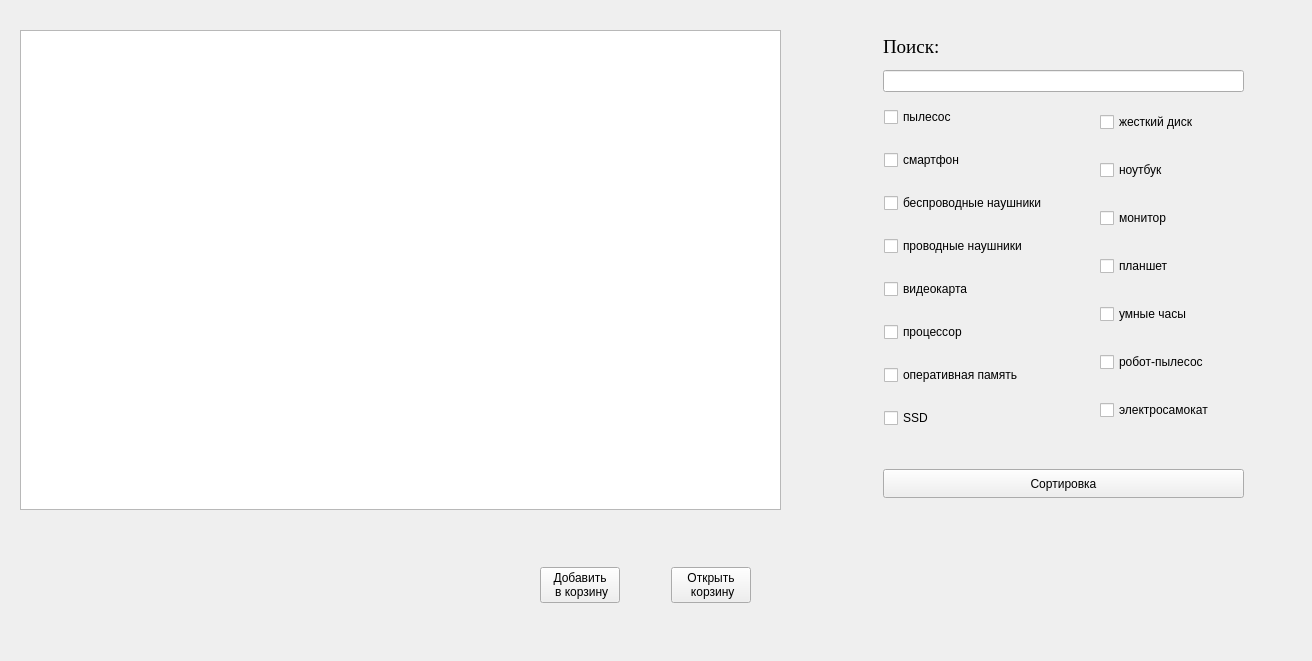
<?xml version="1.0" encoding="UTF-8"?>
<ui version="4.0">
 <class>User</class>
 <widget class="Abstract" name="User">
  <property name="geometry">
   <rect>
    <x>0</x>
    <y>0</y>
    <width>1312</width>
    <height>661</height>
   </rect>
  </property>
  <property name="minimumSize">
   <size>
    <width>1312</width>
    <height>661</height>
   </size>
  </property>
  <property name="maximumSize">
   <size>
    <width>1312</width>
    <height>661</height>
   </size>
  </property>
  <property name="windowTitle">
   <string>ASOI SHOP</string>
  </property>
  <widget class="QTableView" name="tableView">
   <property name="geometry">
    <rect>
     <x>20</x>
     <y>30</y>
     <width>761</width>
     <height>480</height>
    </rect>
   </property>
   <property name="font">
    <font>
     <family>Times New Roman</family>
    </font>
   </property>
  </widget>
  <widget class="QPushButton" name="SortingPushButton">
   <property name="geometry">
    <rect>
     <x>883</x>
     <y>469</y>
     <width>361</width>
     <height>29</height>
    </rect>
   </property>
   <property name="styleSheet">
    <string notr="true"/>
   </property>
   <property name="text">
    <string>Сортировка</string>
   </property>
  </widget>
  <widget class="QWidget" name="layoutWidget">
   <property name="geometry">
    <rect>
     <x>1100</x>
     <y>90</y>
     <width>141</width>
     <height>358</height>
    </rect>
   </property>
   <layout class="QVBoxLayout" name="verticalLayout_5">
    <item>
     <widget class="QCheckBox" name="checkBox_9">
      <property name="text">
       <string>жесткий диск</string>
      </property>
     </widget>
    </item>
    <item>
     <widget class="QCheckBox" name="checkBox_10">
      <property name="text">
       <string>ноутбук</string>
      </property>
     </widget>
    </item>
    <item>
     <widget class="QCheckBox" name="checkBox_11">
      <property name="text">
       <string>монитор</string>
      </property>
     </widget>
    </item>
    <item>
     <widget class="QCheckBox" name="checkBox_12">
      <property name="text">
       <string>планшет</string>
      </property>
     </widget>
    </item>
    <item>
     <widget class="QCheckBox" name="checkBox_13">
      <property name="text">
       <string>умные часы</string>
      </property>
     </widget>
    </item>
    <item>
     <widget class="QCheckBox" name="checkBox_14">
      <property name="text">
       <string>робот-пылесос</string>
      </property>
     </widget>
    </item>
    <item>
     <widget class="QCheckBox" name="checkBox_15">
      <property name="text">
       <string>электросамокат</string>
      </property>
     </widget>
    </item>
   </layout>
  </widget>
  <widget class="QWidget" name="layoutWidget">
   <property name="geometry">
    <rect>
     <x>884</x>
     <y>90</y>
     <width>209</width>
     <height>358</height>
    </rect>
   </property>
   <layout class="QVBoxLayout" name="verticalLayout_4">
    <item>
     <widget class="QCheckBox" name="checkBox">
      <property name="text">
       <string>пылесос</string>
      </property>
     </widget>
    </item>
    <item>
     <widget class="QCheckBox" name="checkBox_2">
      <property name="text">
       <string>смартфон</string>
      </property>
     </widget>
    </item>
    <item>
     <widget class="QCheckBox" name="checkBox_3">
      <property name="text">
       <string>беспроводные наушники</string>
      </property>
     </widget>
    </item>
    <item>
     <widget class="QCheckBox" name="checkBox_4">
      <property name="text">
       <string>проводные наушники</string>
      </property>
     </widget>
    </item>
    <item>
     <widget class="QCheckBox" name="checkBox_5">
      <property name="text">
       <string>видеокарта</string>
      </property>
     </widget>
    </item>
    <item>
     <widget class="QCheckBox" name="checkBox_6">
      <property name="text">
       <string>процессор</string>
      </property>
     </widget>
    </item>
    <item>
     <widget class="QCheckBox" name="checkBox_7">
      <property name="text">
       <string>оперативная память</string>
      </property>
     </widget>
    </item>
    <item>
     <widget class="QCheckBox" name="checkBox_8">
      <property name="text">
       <string>SSD</string>
      </property>
     </widget>
    </item>
   </layout>
  </widget>
  <widget class="QWidget" name="layoutWidget">
   <property name="geometry">
    <rect>
     <x>883</x>
     <y>29</y>
     <width>361</width>
     <height>63</height>
    </rect>
   </property>
   <layout class="QVBoxLayout" name="verticalLayout">
    <item>
     <widget class="QLabel" name="label">
      <property name="font">
       <font>
        <family>Times New Roman</family>
        <pointsize>14</pointsize>
       </font>
      </property>
      <property name="text">
       <string>Поиск:</string>
      </property>
     </widget>
    </item>
    <item>
     <widget class="QLineEdit" name="searchLineEdit"/>
    </item>
   </layout>
  </widget>
  <widget class="QWidget" name="layoutWidget">
   <property name="geometry">
    <rect>
     <x>540</x>
     <y>550</y>
     <width>211</width>
     <height>71</height>
    </rect>
   </property>
   <layout class="QHBoxLayout" name="horizontalLayout">
    <item>
     <widget class="QPushButton" name="BusketPushButton">
      <property name="styleSheet">
       <string notr="true"/>
      </property>
      <property name="text">
       <string>Добавить 
 в корзину</string>
      </property>
     </widget>
    </item>
    <item>
     <spacer name="horizontalSpacer">
      <property name="orientation">
       <enum>Qt::Horizontal</enum>
      </property>
      <property name="sizeHint" stdset="0">
       <size>
        <width>40</width>
        <height>20</height>
       </size>
      </property>
     </spacer>
    </item>
    <item>
     <widget class="QPushButton" name="OpenBusketPushButton">
      <property name="styleSheet">
       <string notr="true"/>
      </property>
      <property name="text">
       <string>Открыть 
 корзину</string>
      </property>
     </widget>
    </item>
   </layout>
  </widget>
 </widget>
 <customwidgets>
  <customwidget>
   <class>Abstract</class>
   <extends>QWidget</extends>
   <header>abstract.h</header>
   <container>1</container>
  </customwidget>
 </customwidgets>
 <resources/>
 <connections/>
</ui>
